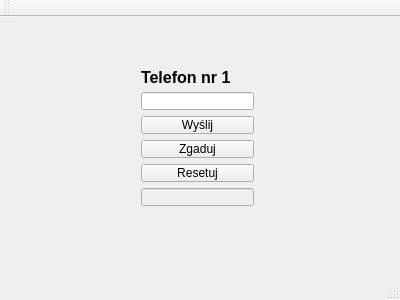
<?xml version="1.0" encoding="UTF-8"?>
<ui version="4.0">
 <class>MainWindow</class>
 <widget class="QMainWindow" name="MainWindow">
  <property name="geometry">
   <rect>
    <x>0</x>
    <y>0</y>
    <width>400</width>
    <height>300</height>
   </rect>
  </property>
  <property name="windowTitle">
   <string>MainWindow</string>
  </property>
  <widget class="QWidget" name="centralWidget">
   <widget class="QWidget" name="layoutWidget">
    <property name="geometry">
     <rect>
      <x>130</x>
      <y>40</y>
      <width>135</width>
      <height>160</height>
     </rect>
    </property>
    <layout class="QVBoxLayout" name="verticalLayout">
     <item>
      <widget class="QLabel" name="label">
       <property name="font">
        <font>
         <pointsize>12</pointsize>
         <weight>75</weight>
         <bold>true</bold>
        </font>
       </property>
       <property name="text">
        <string>Telefon nr 1</string>
       </property>
      </widget>
     </item>
     <item>
      <widget class="QLineEdit" name="lineEdit"/>
     </item>
     <item>
      <widget class="QPushButton" name="pushButton">
       <property name="text">
        <string>Wyślij</string>
       </property>
      </widget>
     </item>
     <item>
      <widget class="QPushButton" name="pushButton_2">
       <property name="text">
        <string>Zgaduj</string>
       </property>
      </widget>
     </item>
     <item>
      <widget class="QPushButton" name="pushButton_3">
       <property name="text">
        <string>Resetuj</string>
       </property>
      </widget>
     </item>
     <item>
      <widget class="QLineEdit" name="lineEdit_2">
       <property name="enabled">
        <bool>false</bool>
       </property>
      </widget>
     </item>
    </layout>
   </widget>
  </widget>
  <widget class="QMenuBar" name="menuBar">
   <property name="geometry">
    <rect>
     <x>0</x>
     <y>0</y>
     <width>400</width>
     <height>21</height>
    </rect>
   </property>
  </widget>
  <widget class="QToolBar" name="mainToolBar">
   <attribute name="toolBarArea">
    <enum>TopToolBarArea</enum>
   </attribute>
   <attribute name="toolBarBreak">
    <bool>false</bool>
   </attribute>
  </widget>
  <widget class="QStatusBar" name="statusBar"/>
 </widget>
 <layoutdefault spacing="6" margin="11"/>
 <resources/>
 <connections/>
</ui>
